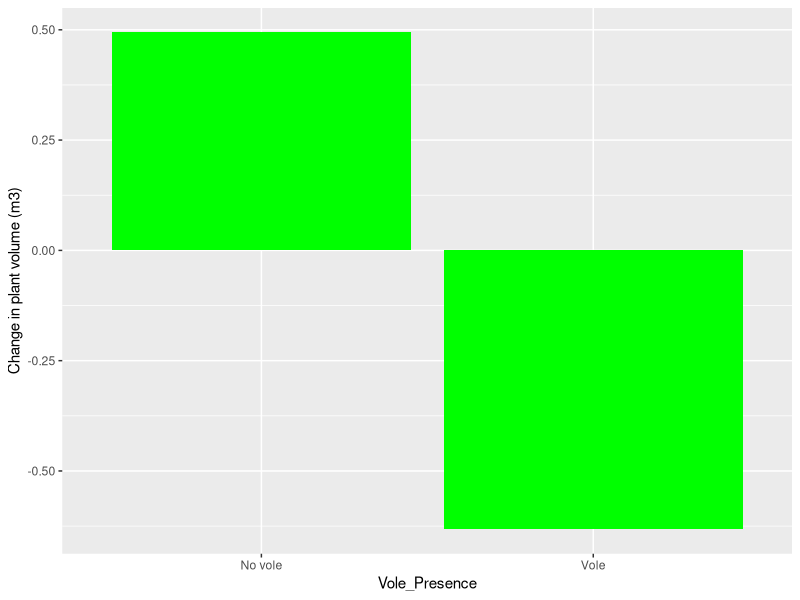
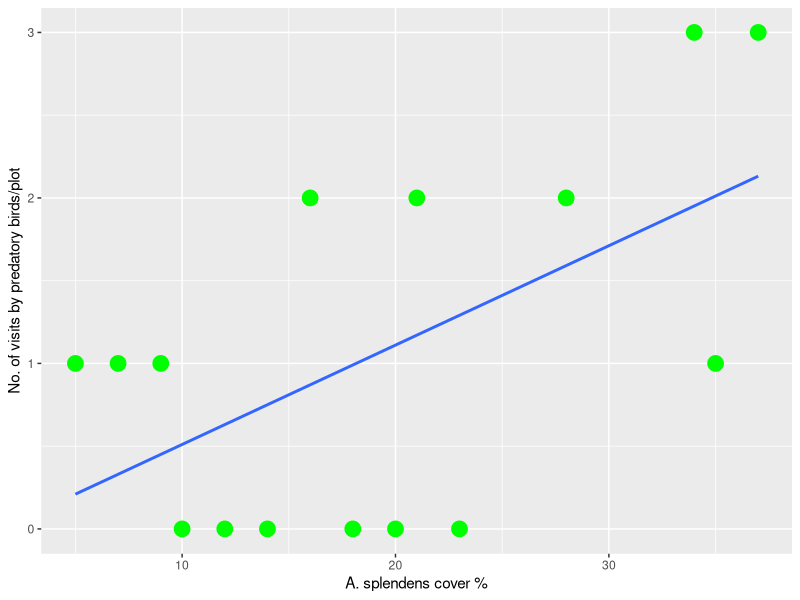
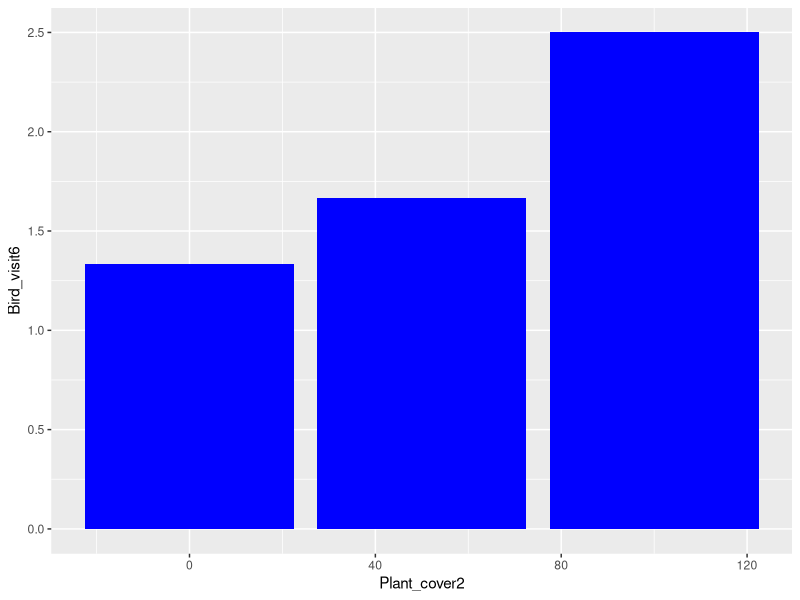
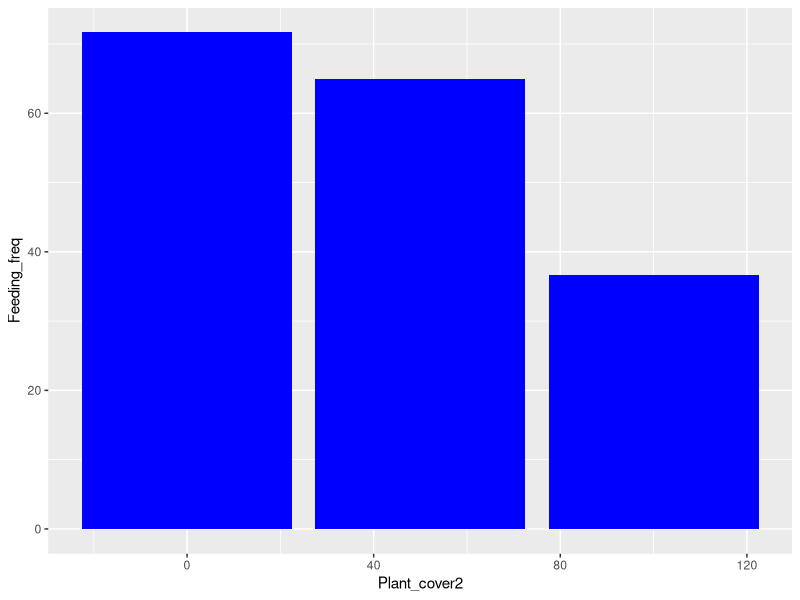
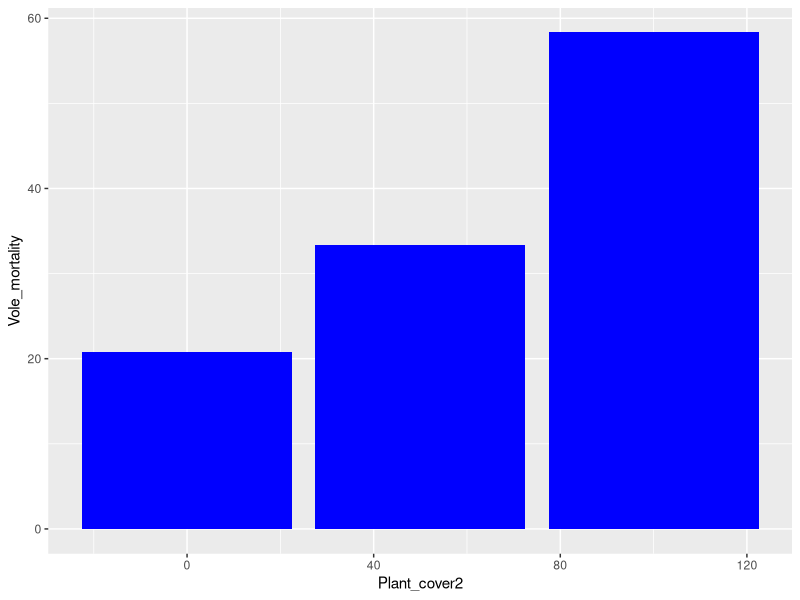

R code for these plots, in order:
## ---- chunk 1
knitr::opts_chunk$set(echo = TRUE)
## ---- chunk 2
library(dplyr)
library(tidyverse)
d <- read.csv("Ecosystem_engineers_and_predation_risk_data_-.csv")
head(d)

## ---- chunk 3

library(ggplot2)
library(ggpubr)

l <- lm(d$Change_plantvol ~ d$Vole_Presence)
l
n <- d %>%
  group_by(Vole_Presence) %>%
  summarise(Change_plantvol = mean(Change_plantvol, na.rm = TRUE))
  
g <- ggplot(n) +
  geom_col(aes(y=Change_plantvol, x=Vole_Presence), fill="green") +
  #geom_errorbar( aes(x=Vole_Presence, ymin=, ymax=), width=0.4, colour="orange", alpha=0.9, size=1.3) + 
ylab("Change in plant volume (m3)")
g

m <- d[c(1:15),c(7,11)] 
m

ggplot(m, aes(x=as.numeric(Plant_cover), y=as.numeric(Birds_total15))) +
  geom_point(colour = "green", size = 5) + 
  geom_smooth(method = "lm", se=FALSE) +
  xlab("A. splendens cover %") + ylab("No. of visits by predatory birds/plot")

  
## ---- chunk 4
o <- d[1:18, 18:24]
o

     
a <- o %>% group_by(Plant_cover2=as.numeric(Plant_cover2)) %>% 
  summarise(Bird_visit6=mean(as.numeric(Bird_visit6)))

b <- o %>% group_by(Plant_cover2=as.numeric(Plant_cover2)) %>% 
  summarise(Feeding_freq=mean(as.numeric(Feeding_freq))) 

c <- o %>% group_by(Plant_cover2=as.numeric(Plant_cover2)) %>% 
  summarise(Vole_mortality=mean(as.numeric(Vole_mortality)))
a 
b
c

g <- ggplot(a, aes(x=Plant_cover2, y=Bird_visit6)) +
  geom_col(fill="blue")
g
g <- ggplot(b, aes(x=Plant_cover2, y=Feeding_freq)) +
  geom_col(fill="blue")
g
g <- ggplot(c, aes(x=Plant_cover2, y=Vole_mortality)) +
  geom_col(fill="blue")
g
